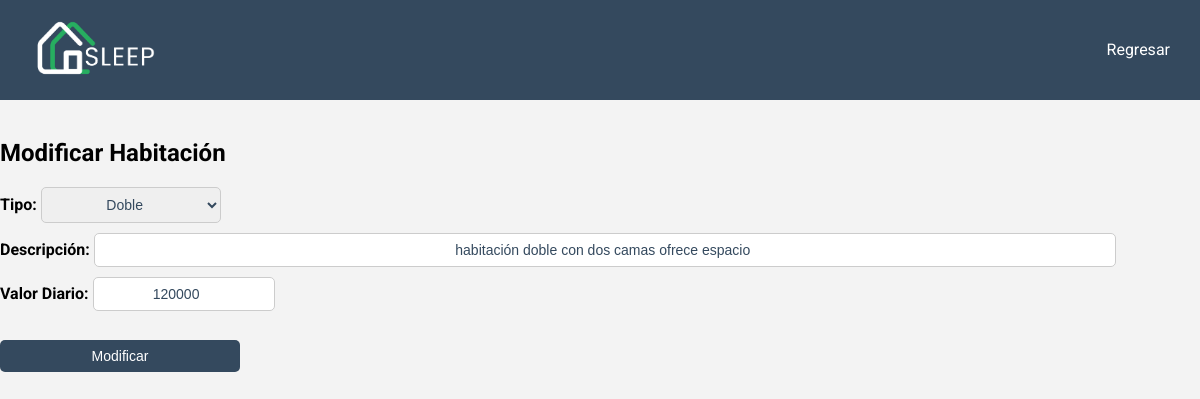
The page /pages/modificar_habitacion.php?numero=200 on the database its author committed.
### tables this page shows
CREATE TABLE `habitaciones` (
  `numero` int(11) NOT NULL,
  `tipo` varchar(15) NOT NULL,
  `estado` tinyint(1) NOT NULL,
  `descripcion` varchar(50) NOT NULL,
  `valor_diario` decimal(10,0) NOT NULL
);

### pages/modificar_habitacion.php (the view, shortened to what this page needs)
<?php
include '../conections/conection.php';
if (isset($_GET['numero'])) {
    $numeroHabitacion = $_GET['numero'];
    $sql = "SELECT * FROM habitaciones WHERE numero = '$numeroHabitacion'";
    $result = $conn->query($sql);
    if ($result->num_rows == 1) {
        $row = $result->fetch_assoc();
        $tipo = $row['tipo'];
        $descripcion = $row['descripcion'];
        $valor_diario = $row['valor_diario'];
    } else {
        echo "Habitación no encontrada.";
        exit();
    }
} else {
    echo "Número de habitación no proporcionado.";
    exit();
}
?>
<!DOCTYPE html>
<html lang="en">
<head>
    <link rel="stylesheet" href="../assets/css/modificar_habitacion.css">
</head>
<body>
    <header>
        <div id="logo">
            <img src="../assets/img/logoclaro.png" alt="Logo del Hotel" width="135px" height="70px">
        </div>
        <nav>
            <ul class="ul-encabezados">
                <li><a href="panel_gestor.php">Regresar</a></li>
            </ul>
        </nav>
    </header>
    <br>
    <h2>Modificar Habitación</h2>
    <div>
        <form method="post">
            <label for="tipo">Tipo:</label>
            <select id="tipo" name="tipo" required>
                <option value="Doble" <?php if ($tipo === 'Doble') echo 'selected'; ?>>Doble</option>
            </select>
            <br>
            <label for="descripcion">Descripción:</label>
            <input type="text#descripcion" id="descripcion" name="descripcion" value="<?php echo $descripcion; ?>" required>
            <br>
            <label for="valor_diario">Valor Diario:</label>
            <input type="number" id="valor_diario" name="valor_diario" value="<?php echo $valor_diario; ?>" required>
            <br>
            <br>
            <button type="submit">Modificar</button>
        </form>
    </div>
</body>
</html>

### assets/css/modificar_habitacion.css (style rules this page uses)
body { font-family: 'Roboto', sans-serif; margin: 0; padding: 0; background-color: #f3f3f3; }
header { background-color: #34495e; color: white; padding: 10px; display: flex; justify-content: space-between; align-items: center; }
#logo { margin-left: 20px; }
#logo img { max-width: 100%; height: auto; }
ul.ul-encabezados { list-style-type: none; padding: 0; }
ul.ul-encabezados li { display: inline; margin-right: 20px; }
ul.ul-encabezados a { text-decoration: none; color: white; }
label { font-weight: bold; margin-bottom: 5px; }
input[type="date"], select { padding: 8px 0px 8px 0px; margin-bottom: 10px; border: 1px solid #ccc; border-radius: 5px; font-size: 14px; transition: border-color 0.3s ease-in-out; color: #34495e; width: 10%; }
input[type="text#descripcion"] { text-align: center; padding: 8px 0px 8px 0px; margin-bottom: 10px; border: 1px solid #ccc; border-radius: 5px; font-size: 14px; transition: border-color 0.3s ease-in-out; color: #34495e; width: 85%; resize: vertical; }
input[type="number"], select { text-align: center; padding: 8px 0px 8px 0px; margin-bottom: 10px; border: 1px solid #ccc; border-radius: 5px; font-size: 14px; transition: border-color 0.3s ease-in-out; color: #34495e; width: 15%; }
button[type="submit"] { background-color: #34495e; color: white; border: none; padding: 8px 0px 8px 0px; border-radius: 5px; cursor: pointer; font-size: 14px; transition: background-color 0.3s ease-in-out; width: 20%; }

### rows shown on the page
habitaciones: tipo "Doble", descripcion "habitación doble con dos camas ofrece espacio", valor_diario "120000"
